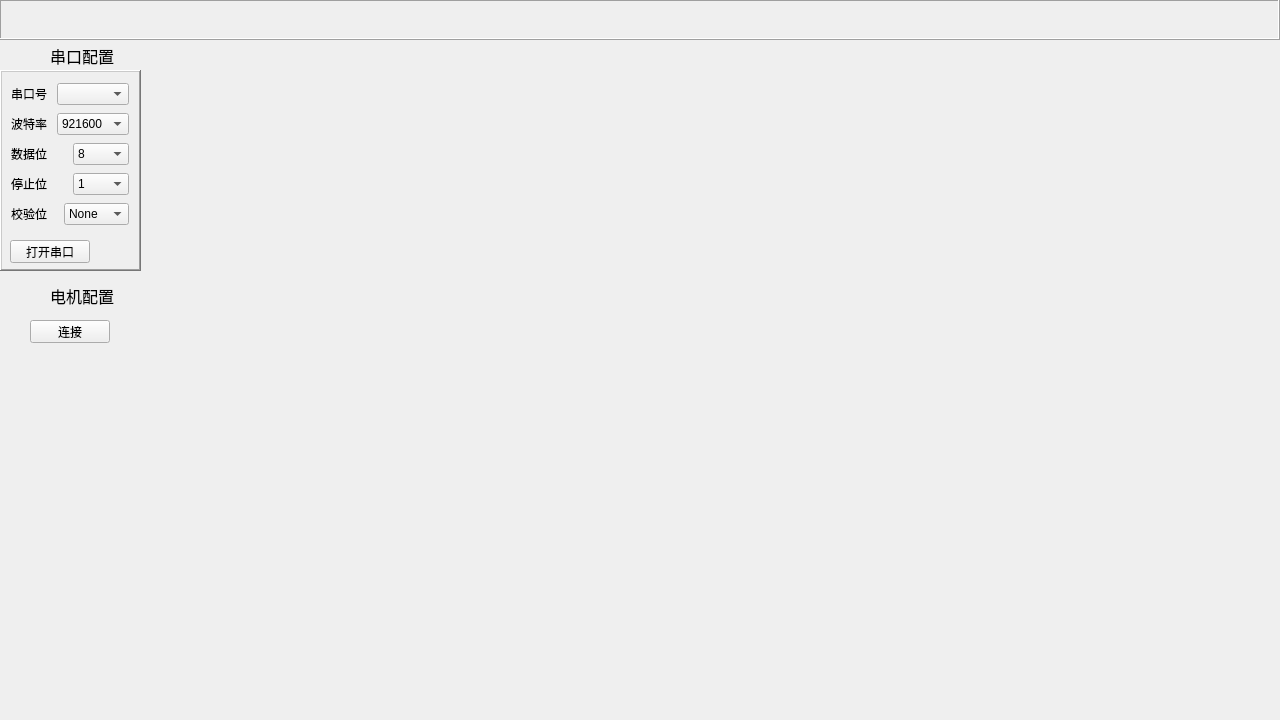
<?xml version="1.0" encoding="UTF-8"?>
<ui version="4.0">
 <class>Widget</class>
 <widget class="QWidget" name="Widget">
  <property name="geometry">
   <rect>
    <x>0</x>
    <y>0</y>
    <width>1280</width>
    <height>720</height>
   </rect>
  </property>
  <property name="windowTitle">
   <string>Widget</string>
  </property>
  <widget class="QFrame" name="frame">
   <property name="geometry">
    <rect>
     <x>0</x>
     <y>70</y>
     <width>141</width>
     <height>201</height>
    </rect>
   </property>
   <property name="frameShape">
    <enum>QFrame::Shape::WinPanel</enum>
   </property>
   <property name="frameShadow">
    <enum>QFrame::Shadow::Raised</enum>
   </property>
   <widget class="QLabel" name="serialStatus">
    <property name="geometry">
     <rect>
      <x>70</x>
      <y>140</y>
      <width>81</width>
      <height>81</height>
     </rect>
    </property>
    <property name="styleSheet">
     <string notr="true">border-image: url(:/picture/serial_down.png);</string>
    </property>
    <property name="text">
     <string/>
    </property>
   </widget>
   <widget class="QPushButton" name="openserial_bt">
    <property name="geometry">
     <rect>
      <x>10</x>
      <y>170</y>
      <width>80</width>
      <height>23</height>
     </rect>
    </property>
    <property name="text">
     <string>打开串口</string>
    </property>
   </widget>
   <widget class="QWidget" name="">
    <property name="geometry">
     <rect>
      <x>11</x>
      <y>11</y>
      <width>118</width>
      <height>151</height>
     </rect>
    </property>
    <layout class="QVBoxLayout" name="verticalLayout">
     <item>
      <layout class="QHBoxLayout" name="horizontalLayout">
       <item>
        <widget class="QLabel" name="label_3">
         <property name="text">
          <string>串口号</string>
         </property>
        </widget>
       </item>
       <item>
        <widget class="QComboBox" name="ComPort_ComboBox"/>
       </item>
      </layout>
     </item>
     <item>
      <layout class="QHBoxLayout" name="horizontalLayout_2">
       <item>
        <widget class="QLabel" name="label_4">
         <property name="text">
          <string>波特率</string>
         </property>
        </widget>
       </item>
       <item>
        <widget class="QComboBox" name="BuadRate_ComboBox">
         <property name="currentText">
          <string>921600</string>
         </property>
         <property name="currentIndex">
          <number>4</number>
         </property>
         <item>
          <property name="text">
           <string>4800</string>
          </property>
         </item>
         <item>
          <property name="text">
           <string>9600</string>
          </property>
         </item>
         <item>
          <property name="text">
           <string>38400</string>
          </property>
         </item>
         <item>
          <property name="text">
           <string>115200</string>
          </property>
         </item>
         <item>
          <property name="text">
           <string>921600</string>
          </property>
         </item>
        </widget>
       </item>
      </layout>
     </item>
     <item>
      <layout class="QHBoxLayout" name="horizontalLayout_3">
       <item>
        <widget class="QLabel" name="label_5">
         <property name="text">
          <string>数据位</string>
         </property>
        </widget>
       </item>
       <item>
        <widget class="QComboBox" name="DataBits_comboBox">
         <property name="currentIndex">
          <number>3</number>
         </property>
         <item>
          <property name="text">
           <string>5</string>
          </property>
         </item>
         <item>
          <property name="text">
           <string>6</string>
          </property>
         </item>
         <item>
          <property name="text">
           <string>7</string>
          </property>
         </item>
         <item>
          <property name="text">
           <string>8</string>
          </property>
         </item>
        </widget>
       </item>
      </layout>
     </item>
     <item>
      <layout class="QHBoxLayout" name="horizontalLayout_4">
       <item>
        <widget class="QLabel" name="label_6">
         <property name="text">
          <string>停止位</string>
         </property>
        </widget>
       </item>
       <item>
        <widget class="QComboBox" name="StopBits_ComboBox">
         <item>
          <property name="text">
           <string>1</string>
          </property>
         </item>
         <item>
          <property name="text">
           <string>1.5</string>
          </property>
         </item>
         <item>
          <property name="text">
           <string>2</string>
          </property>
         </item>
        </widget>
       </item>
      </layout>
     </item>
     <item>
      <layout class="QHBoxLayout" name="horizontalLayout_5">
       <item>
        <widget class="QLabel" name="label_7">
         <property name="text">
          <string>校验位</string>
         </property>
        </widget>
       </item>
       <item>
        <widget class="QComboBox" name="Parity_ComboBox">
         <item>
          <property name="text">
           <string>None</string>
          </property>
         </item>
         <item>
          <property name="text">
           <string>Even</string>
          </property>
         </item>
         <item>
          <property name="text">
           <string>Odd</string>
          </property>
         </item>
         <item>
          <property name="text">
           <string>Space</string>
          </property>
         </item>
         <item>
          <property name="text">
           <string>Mark</string>
          </property>
         </item>
        </widget>
       </item>
      </layout>
     </item>
    </layout>
   </widget>
  </widget>
  <widget class="QFrame" name="frame_2">
   <property name="geometry">
    <rect>
     <x>-1</x>
     <y>-1</y>
     <width>1281</width>
     <height>41</height>
    </rect>
   </property>
   <property name="frameShape">
    <enum>QFrame::Shape::Box</enum>
   </property>
   <property name="frameShadow">
    <enum>QFrame::Shadow::Raised</enum>
   </property>
  </widget>
  <widget class="QLabel" name="label_2">
   <property name="geometry">
    <rect>
     <x>10</x>
     <y>40</y>
     <width>30</width>
     <height>30</height>
    </rect>
   </property>
   <property name="styleSheet">
    <string notr="true">border-image: url(:/picture/serial.png);</string>
   </property>
   <property name="text">
    <string/>
   </property>
  </widget>
  <widget class="QLabel" name="label_9">
   <property name="geometry">
    <rect>
     <x>10</x>
     <y>280</y>
     <width>30</width>
     <height>30</height>
    </rect>
   </property>
   <property name="styleSheet">
    <string notr="true">border-image: url(:/picture/motor.png);</string>
   </property>
   <property name="text">
    <string/>
   </property>
  </widget>
  <widget class="QLabel" name="label_10">
   <property name="geometry">
    <rect>
     <x>50</x>
     <y>280</y>
     <width>81</width>
     <height>31</height>
    </rect>
   </property>
   <property name="font">
    <font>
     <pointsize>12</pointsize>
    </font>
   </property>
   <property name="text">
    <string>电机配置</string>
   </property>
  </widget>
  <widget class="QPushButton" name="connectMotor_bt">
   <property name="geometry">
    <rect>
     <x>30</x>
     <y>320</y>
     <width>80</width>
     <height>23</height>
    </rect>
   </property>
   <property name="text">
    <string>连接</string>
   </property>
  </widget>
  <widget class="QLabel" name="label">
   <property name="geometry">
    <rect>
     <x>50</x>
     <y>40</y>
     <width>81</width>
     <height>31</height>
    </rect>
   </property>
   <property name="font">
    <font>
     <pointsize>12</pointsize>
    </font>
   </property>
   <property name="text">
    <string>串口配置</string>
   </property>
  </widget>
 </widget>
 <resources/>
 <connections/>
</ui>
